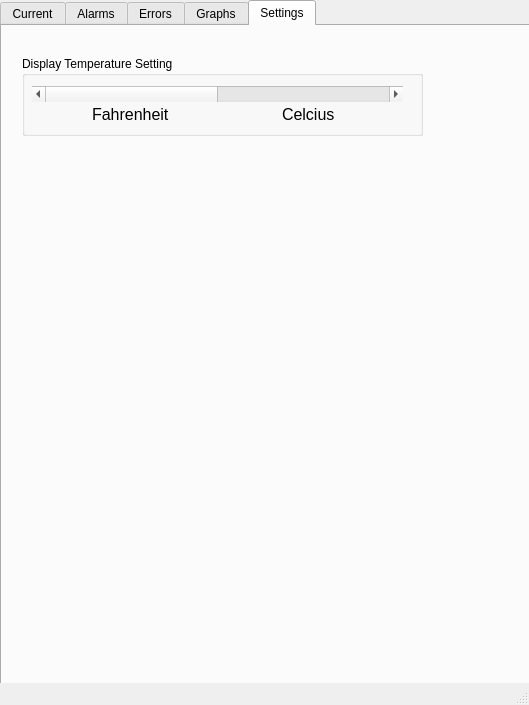
<?xml version="1.0" encoding="UTF-8"?>
<ui version="4.0">
 <class>MainWindow</class>
 <widget class="QMainWindow" name="MainWindow">
  <property name="geometry">
   <rect>
    <x>0</x>
    <y>0</y>
    <width>529</width>
    <height>705</height>
   </rect>
  </property>
  <property name="windowTitle">
   <string>MainWindow</string>
  </property>
  <widget class="QWidget" name="centralwidget">
   <widget class="QTabWidget" name="tabWidget">
    <property name="geometry">
     <rect>
      <x>0</x>
      <y>0</y>
      <width>531</width>
      <height>691</height>
     </rect>
    </property>
    <property name="currentIndex">
     <number>4</number>
    </property>
    <widget class="QWidget" name="currentMeasurements">
     <attribute name="title">
      <string>Current</string>
     </attribute>
     <widget class="QGroupBox" name="groupBox_25">
      <property name="geometry">
       <rect>
        <x>270</x>
        <y>20</y>
        <width>211</width>
        <height>201</height>
       </rect>
      </property>
      <property name="title">
       <string>Sensor 2</string>
      </property>
      <property name="alignment">
       <set>Qt::AlignCenter</set>
      </property>
      <widget class="QTextEdit" name="s2_measurement_output">
       <property name="geometry">
        <rect>
         <x>0</x>
         <y>30</y>
         <width>211</width>
         <height>171</height>
        </rect>
       </property>
       <property name="font">
        <font>
         <pointsize>20</pointsize>
        </font>
       </property>
       <property name="readOnly">
        <bool>true</bool>
       </property>
       <property name="html">
        <string>&lt;!DOCTYPE HTML PUBLIC &quot;-//W3C//DTD HTML 4.0//EN&quot; &quot;http://www.w3.org/TR/REC-html40/strict.dtd&quot;&gt;
&lt;html&gt;&lt;head&gt;&lt;meta name=&quot;qrichtext&quot; content=&quot;1&quot; /&gt;&lt;style type=&quot;text/css&quot;&gt;
p, li { white-space: pre-wrap; }
&lt;/style&gt;&lt;/head&gt;&lt;body style=&quot; font-family:'MS Shell Dlg 2'; font-size:20pt; font-weight:400; font-style:normal;&quot;&gt;
&lt;p style=&quot; margin-top:0px; margin-bottom:0px; margin-left:0px; margin-right:0px; -qt-block-indent:0; text-indent:0px;&quot;&gt;&lt;span style=&quot; font-size:24pt;&quot;&gt;72&lt;/span&gt;&lt;span style=&quot; font-size:24pt; vertical-align:super;&quot;&gt;o&lt;/span&gt;&lt;/p&gt;
&lt;p style=&quot; margin-top:0px; margin-bottom:0px; margin-left:0px; margin-right:0px; -qt-block-indent:0; text-indent:0px;&quot;&gt;&lt;span style=&quot; font-size:24pt;&quot;&gt;62% RH&lt;/span&gt;&lt;/p&gt;&lt;/body&gt;&lt;/html&gt;</string>
       </property>
      </widget>
     </widget>
     <widget class="QGroupBox" name="groupBox_26">
      <property name="geometry">
       <rect>
        <x>270</x>
        <y>230</y>
        <width>211</width>
        <height>201</height>
       </rect>
      </property>
      <property name="title">
       <string>Sensor 4</string>
      </property>
      <property name="alignment">
       <set>Qt::AlignCenter</set>
      </property>
      <widget class="QTextEdit" name="s4_measurement_output">
       <property name="geometry">
        <rect>
         <x>0</x>
         <y>30</y>
         <width>211</width>
         <height>171</height>
        </rect>
       </property>
       <property name="font">
        <font>
         <pointsize>20</pointsize>
        </font>
       </property>
       <property name="readOnly">
        <bool>true</bool>
       </property>
       <property name="html">
        <string>&lt;!DOCTYPE HTML PUBLIC &quot;-//W3C//DTD HTML 4.0//EN&quot; &quot;http://www.w3.org/TR/REC-html40/strict.dtd&quot;&gt;
&lt;html&gt;&lt;head&gt;&lt;meta name=&quot;qrichtext&quot; content=&quot;1&quot; /&gt;&lt;style type=&quot;text/css&quot;&gt;
p, li { white-space: pre-wrap; }
&lt;/style&gt;&lt;/head&gt;&lt;body style=&quot; font-family:'MS Shell Dlg 2'; font-size:20pt; font-weight:400; font-style:normal;&quot;&gt;
&lt;p style=&quot; margin-top:0px; margin-bottom:0px; margin-left:0px; margin-right:0px; -qt-block-indent:0; text-indent:0px;&quot;&gt;&lt;span style=&quot; font-size:24pt;&quot;&gt;74&lt;/span&gt;&lt;span style=&quot; font-size:24pt; vertical-align:super;&quot;&gt;o&lt;/span&gt;&lt;/p&gt;
&lt;p style=&quot; margin-top:0px; margin-bottom:0px; margin-left:0px; margin-right:0px; -qt-block-indent:0; text-indent:0px;&quot;&gt;&lt;span style=&quot; font-size:24pt;&quot;&gt;64% RH&lt;/span&gt;&lt;/p&gt;&lt;/body&gt;&lt;/html&gt;</string>
       </property>
      </widget>
     </widget>
     <widget class="QGroupBox" name="groupBox_27">
      <property name="geometry">
       <rect>
        <x>270</x>
        <y>440</y>
        <width>211</width>
        <height>201</height>
       </rect>
      </property>
      <property name="title">
       <string>Sensor 6</string>
      </property>
      <property name="alignment">
       <set>Qt::AlignCenter</set>
      </property>
      <widget class="QTextEdit" name="s6_measurement_output">
       <property name="geometry">
        <rect>
         <x>0</x>
         <y>30</y>
         <width>211</width>
         <height>171</height>
        </rect>
       </property>
       <property name="font">
        <font>
         <pointsize>20</pointsize>
        </font>
       </property>
       <property name="readOnly">
        <bool>true</bool>
       </property>
       <property name="html">
        <string>&lt;!DOCTYPE HTML PUBLIC &quot;-//W3C//DTD HTML 4.0//EN&quot; &quot;http://www.w3.org/TR/REC-html40/strict.dtd&quot;&gt;
&lt;html&gt;&lt;head&gt;&lt;meta name=&quot;qrichtext&quot; content=&quot;1&quot; /&gt;&lt;style type=&quot;text/css&quot;&gt;
p, li { white-space: pre-wrap; }
&lt;/style&gt;&lt;/head&gt;&lt;body style=&quot; font-family:'MS Shell Dlg 2'; font-size:20pt; font-weight:400; font-style:normal;&quot;&gt;
&lt;p style=&quot; margin-top:0px; margin-bottom:0px; margin-left:0px; margin-right:0px; -qt-block-indent:0; text-indent:0px;&quot;&gt;&lt;span style=&quot; font-size:24pt;&quot;&gt;76&lt;/span&gt;&lt;span style=&quot; font-size:24pt; vertical-align:super;&quot;&gt;o&lt;/span&gt;&lt;/p&gt;
&lt;p style=&quot; margin-top:0px; margin-bottom:0px; margin-left:0px; margin-right:0px; -qt-block-indent:0; text-indent:0px;&quot;&gt;&lt;span style=&quot; font-size:24pt;&quot;&gt;66% RH&lt;/span&gt;&lt;/p&gt;&lt;/body&gt;&lt;/html&gt;</string>
       </property>
      </widget>
     </widget>
     <widget class="QGroupBox" name="groupBox_28">
      <property name="geometry">
       <rect>
        <x>30</x>
        <y>20</y>
        <width>211</width>
        <height>201</height>
       </rect>
      </property>
      <property name="title">
       <string>Sensor 1</string>
      </property>
      <property name="alignment">
       <set>Qt::AlignCenter</set>
      </property>
      <widget class="QTextEdit" name="s1_measurement_output">
       <property name="geometry">
        <rect>
         <x>0</x>
         <y>30</y>
         <width>211</width>
         <height>171</height>
        </rect>
       </property>
       <property name="font">
        <font>
         <pointsize>20</pointsize>
        </font>
       </property>
       <property name="readOnly">
        <bool>true</bool>
       </property>
       <property name="html">
        <string>&lt;!DOCTYPE HTML PUBLIC &quot;-//W3C//DTD HTML 4.0//EN&quot; &quot;http://www.w3.org/TR/REC-html40/strict.dtd&quot;&gt;
&lt;html&gt;&lt;head&gt;&lt;meta name=&quot;qrichtext&quot; content=&quot;1&quot; /&gt;&lt;style type=&quot;text/css&quot;&gt;
p, li { white-space: pre-wrap; }
&lt;/style&gt;&lt;/head&gt;&lt;body style=&quot; font-family:'MS Shell Dlg 2'; font-size:20pt; font-weight:400; font-style:normal;&quot;&gt;
&lt;p style=&quot; margin-top:0px; margin-bottom:0px; margin-left:0px; margin-right:0px; -qt-block-indent:0; text-indent:0px;&quot;&gt;&lt;span style=&quot; font-size:24pt;&quot;&gt;71&lt;/span&gt;&lt;span style=&quot; font-size:24pt; vertical-align:super;&quot;&gt;o&lt;/span&gt;&lt;/p&gt;
&lt;p style=&quot; margin-top:0px; margin-bottom:0px; margin-left:0px; margin-right:0px; -qt-block-indent:0; text-indent:0px;&quot;&gt;&lt;span style=&quot; font-size:24pt;&quot;&gt;61% RH&lt;/span&gt;&lt;/p&gt;&lt;/body&gt;&lt;/html&gt;</string>
       </property>
      </widget>
     </widget>
     <widget class="QGroupBox" name="groupBox_29">
      <property name="geometry">
       <rect>
        <x>30</x>
        <y>230</y>
        <width>211</width>
        <height>201</height>
       </rect>
      </property>
      <property name="title">
       <string>Sensor 3</string>
      </property>
      <property name="alignment">
       <set>Qt::AlignCenter</set>
      </property>
      <widget class="QTextEdit" name="s3_measurement_output">
       <property name="geometry">
        <rect>
         <x>0</x>
         <y>30</y>
         <width>211</width>
         <height>171</height>
        </rect>
       </property>
       <property name="font">
        <font>
         <pointsize>20</pointsize>
        </font>
       </property>
       <property name="readOnly">
        <bool>true</bool>
       </property>
       <property name="html">
        <string>&lt;!DOCTYPE HTML PUBLIC &quot;-//W3C//DTD HTML 4.0//EN&quot; &quot;http://www.w3.org/TR/REC-html40/strict.dtd&quot;&gt;
&lt;html&gt;&lt;head&gt;&lt;meta name=&quot;qrichtext&quot; content=&quot;1&quot; /&gt;&lt;style type=&quot;text/css&quot;&gt;
p, li { white-space: pre-wrap; }
&lt;/style&gt;&lt;/head&gt;&lt;body style=&quot; font-family:'MS Shell Dlg 2'; font-size:20pt; font-weight:400; font-style:normal;&quot;&gt;
&lt;p style=&quot; margin-top:0px; margin-bottom:0px; margin-left:0px; margin-right:0px; -qt-block-indent:0; text-indent:0px;&quot;&gt;&lt;span style=&quot; font-size:24pt;&quot;&gt;73&lt;/span&gt;&lt;span style=&quot; font-size:24pt; vertical-align:super;&quot;&gt;o&lt;/span&gt;&lt;/p&gt;
&lt;p style=&quot; margin-top:0px; margin-bottom:0px; margin-left:0px; margin-right:0px; -qt-block-indent:0; text-indent:0px;&quot;&gt;&lt;span style=&quot; font-size:24pt;&quot;&gt;63% RH&lt;/span&gt;&lt;/p&gt;&lt;/body&gt;&lt;/html&gt;</string>
       </property>
      </widget>
     </widget>
     <widget class="QGroupBox" name="groupBox_30">
      <property name="geometry">
       <rect>
        <x>30</x>
        <y>440</y>
        <width>211</width>
        <height>201</height>
       </rect>
      </property>
      <property name="title">
       <string>Sensor 5</string>
      </property>
      <property name="alignment">
       <set>Qt::AlignCenter</set>
      </property>
      <widget class="QTextEdit" name="s5_measurement_output">
       <property name="geometry">
        <rect>
         <x>0</x>
         <y>30</y>
         <width>211</width>
         <height>171</height>
        </rect>
       </property>
       <property name="font">
        <font>
         <pointsize>20</pointsize>
        </font>
       </property>
       <property name="readOnly">
        <bool>true</bool>
       </property>
       <property name="html">
        <string>&lt;!DOCTYPE HTML PUBLIC &quot;-//W3C//DTD HTML 4.0//EN&quot; &quot;http://www.w3.org/TR/REC-html40/strict.dtd&quot;&gt;
&lt;html&gt;&lt;head&gt;&lt;meta name=&quot;qrichtext&quot; content=&quot;1&quot; /&gt;&lt;style type=&quot;text/css&quot;&gt;
p, li { white-space: pre-wrap; }
&lt;/style&gt;&lt;/head&gt;&lt;body style=&quot; font-family:'MS Shell Dlg 2'; font-size:20pt; font-weight:400; font-style:normal;&quot;&gt;
&lt;p style=&quot; margin-top:0px; margin-bottom:0px; margin-left:0px; margin-right:0px; -qt-block-indent:0; text-indent:0px;&quot;&gt;&lt;span style=&quot; font-size:24pt;&quot;&gt;75&lt;/span&gt;&lt;span style=&quot; font-size:24pt; vertical-align:super;&quot;&gt;o&lt;/span&gt;&lt;/p&gt;
&lt;p style=&quot; margin-top:0px; margin-bottom:0px; margin-left:0px; margin-right:0px; -qt-block-indent:0; text-indent:0px;&quot;&gt;&lt;span style=&quot; font-size:24pt;&quot;&gt;65% RH&lt;/span&gt;&lt;/p&gt;&lt;/body&gt;&lt;/html&gt;</string>
       </property>
      </widget>
     </widget>
    </widget>
    <widget class="QWidget" name="Alarms">
     <attribute name="title">
      <string>Alarms</string>
     </attribute>
     <widget class="QGroupBox" name="groupBox_18">
      <property name="geometry">
       <rect>
        <x>50</x>
        <y>440</y>
        <width>191</width>
        <height>181</height>
       </rect>
      </property>
      <property name="title">
       <string>Sensor 5</string>
      </property>
      <property name="alignment">
       <set>Qt::AlignCenter</set>
      </property>
      <widget class="QGroupBox" name="groupBox_22">
       <property name="geometry">
        <rect>
         <x>40</x>
         <y>20</y>
         <width>151</width>
         <height>80</height>
        </rect>
       </property>
       <property name="title">
        <string>Temperature</string>
       </property>
       <widget class="QSpinBox" name="s5_T_alarm">
        <property name="geometry">
         <rect>
          <x>10</x>
          <y>20</y>
          <width>91</width>
          <height>51</height>
         </rect>
        </property>
        <property name="value">
         <number>50</number>
        </property>
       </widget>
       <widget class="QLabel" name="label_5">
        <property name="geometry">
         <rect>
          <x>110</x>
          <y>20</y>
          <width>31</width>
          <height>16</height>
         </rect>
        </property>
        <property name="text">
         <string>Count</string>
        </property>
       </widget>
       <widget class="QTextBrowser" name="s5_Talarm_cnt_out">
        <property name="geometry">
         <rect>
          <x>110</x>
          <y>40</y>
          <width>31</width>
          <height>31</height>
         </rect>
        </property>
       </widget>
      </widget>
      <widget class="QGroupBox" name="groupBox_21">
       <property name="geometry">
        <rect>
         <x>40</x>
         <y>100</y>
         <width>151</width>
         <height>80</height>
        </rect>
       </property>
       <property name="title">
        <string>Humidity</string>
       </property>
       <property name="alignment">
        <set>Qt::AlignCenter</set>
       </property>
       <widget class="QSpinBox" name="s5_H_alarm">
        <property name="geometry">
         <rect>
          <x>10</x>
          <y>20</y>
          <width>91</width>
          <height>51</height>
         </rect>
        </property>
        <property name="value">
         <number>50</number>
        </property>
       </widget>
       <widget class="QTextBrowser" name="s5_Halarm_cnt_out">
        <property name="geometry">
         <rect>
          <x>110</x>
          <y>40</y>
          <width>31</width>
          <height>31</height>
         </rect>
        </property>
       </widget>
       <widget class="QLabel" name="label_8">
        <property name="geometry">
         <rect>
          <x>110</x>
          <y>20</y>
          <width>31</width>
          <height>16</height>
         </rect>
        </property>
        <property name="text">
         <string>Count</string>
        </property>
       </widget>
      </widget>
     </widget>
     <widget class="QGroupBox" name="groupBox_13">
      <property name="geometry">
       <rect>
        <x>50</x>
        <y>20</y>
        <width>201</width>
        <height>191</height>
       </rect>
      </property>
      <property name="title">
       <string>Sensor 1</string>
      </property>
      <property name="alignment">
       <set>Qt::AlignCenter</set>
      </property>
      <property name="checkable">
       <bool>false</bool>
      </property>
      <widget class="QGroupBox" name="gb_99">
       <property name="geometry">
        <rect>
         <x>30</x>
         <y>20</y>
         <width>151</width>
         <height>80</height>
        </rect>
       </property>
       <property name="title">
        <string>Temperature</string>
       </property>
       <widget class="QSpinBox" name="s1_T_alarm">
        <property name="geometry">
         <rect>
          <x>10</x>
          <y>20</y>
          <width>91</width>
          <height>51</height>
         </rect>
        </property>
        <property name="value">
         <number>50</number>
        </property>
       </widget>
       <widget class="QTextBrowser" name="s1_Talarm_cnt_out">
        <property name="geometry">
         <rect>
          <x>110</x>
          <y>40</y>
          <width>31</width>
          <height>31</height>
         </rect>
        </property>
       </widget>
       <widget class="QLabel" name="label">
        <property name="geometry">
         <rect>
          <x>110</x>
          <y>20</y>
          <width>31</width>
          <height>16</height>
         </rect>
        </property>
        <property name="text">
         <string>Count</string>
        </property>
       </widget>
      </widget>
      <widget class="QGroupBox" name="gb_98">
       <property name="geometry">
        <rect>
         <x>30</x>
         <y>100</y>
         <width>151</width>
         <height>80</height>
        </rect>
       </property>
       <property name="title">
        <string>Humidity</string>
       </property>
       <property name="alignment">
        <set>Qt::AlignCenter</set>
       </property>
       <widget class="QSpinBox" name="s1_H_alarm">
        <property name="geometry">
         <rect>
          <x>10</x>
          <y>20</y>
          <width>91</width>
          <height>51</height>
         </rect>
        </property>
        <property name="value">
         <number>50</number>
        </property>
       </widget>
       <widget class="QLabel" name="label_2">
        <property name="geometry">
         <rect>
          <x>110</x>
          <y>20</y>
          <width>31</width>
          <height>16</height>
         </rect>
        </property>
        <property name="text">
         <string>Count</string>
        </property>
       </widget>
       <widget class="QTextBrowser" name="s1_Halarm_cnt_out">
        <property name="geometry">
         <rect>
          <x>110</x>
          <y>40</y>
          <width>31</width>
          <height>31</height>
         </rect>
        </property>
       </widget>
      </widget>
     </widget>
     <widget class="QGroupBox" name="groupBox_16">
      <property name="geometry">
       <rect>
        <x>290</x>
        <y>20</y>
        <width>191</width>
        <height>181</height>
       </rect>
      </property>
      <property name="title">
       <string>Sensor 2</string>
      </property>
      <property name="alignment">
       <set>Qt::AlignCenter</set>
      </property>
      <widget class="QGroupBox" name="groupBox_10">
       <property name="geometry">
        <rect>
         <x>40</x>
         <y>20</y>
         <width>151</width>
         <height>80</height>
        </rect>
       </property>
       <property name="title">
        <string>Temperature</string>
       </property>
       <widget class="QSpinBox" name="s2_T_alarm">
        <property name="geometry">
         <rect>
          <x>10</x>
          <y>20</y>
          <width>91</width>
          <height>51</height>
         </rect>
        </property>
        <property name="value">
         <number>50</number>
        </property>
       </widget>
       <widget class="QTextBrowser" name="s2_Talarm_cnt_out">
        <property name="geometry">
         <rect>
          <x>110</x>
          <y>40</y>
          <width>31</width>
          <height>31</height>
         </rect>
        </property>
       </widget>
       <widget class="QLabel" name="label_14">
        <property name="geometry">
         <rect>
          <x>110</x>
          <y>20</y>
          <width>31</width>
          <height>16</height>
         </rect>
        </property>
        <property name="text">
         <string>Count</string>
        </property>
       </widget>
      </widget>
      <widget class="QGroupBox" name="groupBox_9">
       <property name="geometry">
        <rect>
         <x>40</x>
         <y>100</y>
         <width>151</width>
         <height>80</height>
        </rect>
       </property>
       <property name="title">
        <string>Humidity</string>
       </property>
       <property name="alignment">
        <set>Qt::AlignCenter</set>
       </property>
       <widget class="QSpinBox" name="s2_H_alarm">
        <property name="geometry">
         <rect>
          <x>10</x>
          <y>20</y>
          <width>91</width>
          <height>51</height>
         </rect>
        </property>
        <property name="value">
         <number>50</number>
        </property>
       </widget>
       <widget class="QTextBrowser" name="s2_Halarm_cnt_out">
        <property name="geometry">
         <rect>
          <x>110</x>
          <y>40</y>
          <width>31</width>
          <height>31</height>
         </rect>
        </property>
       </widget>
       <widget class="QLabel" name="label_13">
        <property name="geometry">
         <rect>
          <x>110</x>
          <y>20</y>
          <width>31</width>
          <height>16</height>
         </rect>
        </property>
        <property name="text">
         <string>Count</string>
        </property>
       </widget>
      </widget>
     </widget>
     <widget class="QGroupBox" name="groupBox_17">
      <property name="geometry">
       <rect>
        <x>50</x>
        <y>230</y>
        <width>191</width>
        <height>181</height>
       </rect>
      </property>
      <property name="title">
       <string>Sensor 3</string>
      </property>
      <property name="alignment">
       <set>Qt::AlignCenter</set>
      </property>
      <widget class="QGroupBox" name="groupBox_12">
       <property name="geometry">
        <rect>
         <x>30</x>
         <y>20</y>
         <width>161</width>
         <height>80</height>
        </rect>
       </property>
       <property name="title">
        <string>Temperature</string>
       </property>
       <widget class="QSpinBox" name="s3_T_alarm">
        <property name="geometry">
         <rect>
          <x>10</x>
          <y>20</y>
          <width>91</width>
          <height>51</height>
         </rect>
        </property>
        <property name="value">
         <number>50</number>
        </property>
       </widget>
       <widget class="QLabel" name="label_6">
        <property name="geometry">
         <rect>
          <x>110</x>
          <y>20</y>
          <width>31</width>
          <height>16</height>
         </rect>
        </property>
        <property name="text">
         <string>Count</string>
        </property>
       </widget>
       <widget class="QTextBrowser" name="s3_Talarm_cnt_out">
        <property name="geometry">
         <rect>
          <x>110</x>
          <y>40</y>
          <width>31</width>
          <height>31</height>
         </rect>
        </property>
       </widget>
      </widget>
      <widget class="QGroupBox" name="groupBox_11">
       <property name="geometry">
        <rect>
         <x>30</x>
         <y>100</y>
         <width>161</width>
         <height>80</height>
        </rect>
       </property>
       <property name="title">
        <string>Humidity</string>
       </property>
       <property name="alignment">
        <set>Qt::AlignCenter</set>
       </property>
       <widget class="QSpinBox" name="s3_H_alarm">
        <property name="geometry">
         <rect>
          <x>10</x>
          <y>20</y>
          <width>91</width>
          <height>51</height>
         </rect>
        </property>
        <property name="value">
         <number>50</number>
        </property>
       </widget>
       <widget class="QLabel" name="label_7">
        <property name="geometry">
         <rect>
          <x>110</x>
          <y>20</y>
          <width>31</width>
          <height>16</height>
         </rect>
        </property>
        <property name="text">
         <string>Count</string>
        </property>
       </widget>
       <widget class="QTextBrowser" name="s3_Halarm_cnt_out">
        <property name="geometry">
         <rect>
          <x>110</x>
          <y>40</y>
          <width>31</width>
          <height>31</height>
         </rect>
        </property>
       </widget>
      </widget>
     </widget>
     <widget class="QGroupBox" name="groupBox_14">
      <property name="geometry">
       <rect>
        <x>290</x>
        <y>230</y>
        <width>191</width>
        <height>181</height>
       </rect>
      </property>
      <property name="title">
       <string>Sensor 4</string>
      </property>
      <property name="alignment">
       <set>Qt::AlignCenter</set>
      </property>
      <widget class="QGroupBox" name="groupBox_20">
       <property name="geometry">
        <rect>
         <x>30</x>
         <y>20</y>
         <width>161</width>
         <height>80</height>
        </rect>
       </property>
       <property name="title">
        <string>Temperature</string>
       </property>
       <widget class="QSpinBox" name="s4_T_alarm">
        <property name="geometry">
         <rect>
          <x>10</x>
          <y>20</y>
          <width>91</width>
          <height>51</height>
         </rect>
        </property>
        <property name="value">
         <number>50</number>
        </property>
       </widget>
       <widget class="QTextBrowser" name="s4_Talarm_cnt_out">
        <property name="geometry">
         <rect>
          <x>110</x>
          <y>40</y>
          <width>31</width>
          <height>31</height>
         </rect>
        </property>
       </widget>
       <widget class="QLabel" name="label_12">
        <property name="geometry">
         <rect>
          <x>110</x>
          <y>20</y>
          <width>31</width>
          <height>16</height>
         </rect>
        </property>
        <property name="text">
         <string>Count</string>
        </property>
       </widget>
      </widget>
      <widget class="QGroupBox" name="groupBox_19">
       <property name="geometry">
        <rect>
         <x>30</x>
         <y>100</y>
         <width>161</width>
         <height>80</height>
        </rect>
       </property>
       <property name="title">
        <string>Humidity</string>
       </property>
       <property name="alignment">
        <set>Qt::AlignCenter</set>
       </property>
       <widget class="QSpinBox" name="s4_H_alarm">
        <property name="geometry">
         <rect>
          <x>10</x>
          <y>20</y>
          <width>91</width>
          <height>51</height>
         </rect>
        </property>
        <property name="value">
         <number>50</number>
        </property>
       </widget>
       <widget class="QTextBrowser" name="s4_Halarm_cnt_out">
        <property name="geometry">
         <rect>
          <x>110</x>
          <y>40</y>
          <width>31</width>
          <height>31</height>
         </rect>
        </property>
       </widget>
       <widget class="QLabel" name="label_11">
        <property name="geometry">
         <rect>
          <x>110</x>
          <y>20</y>
          <width>31</width>
          <height>16</height>
         </rect>
        </property>
        <property name="text">
         <string>Count</string>
        </property>
       </widget>
      </widget>
     </widget>
     <widget class="QGroupBox" name="groupBox_15">
      <property name="geometry">
       <rect>
        <x>290</x>
        <y>440</y>
        <width>191</width>
        <height>181</height>
       </rect>
      </property>
      <property name="title">
       <string>Sensor 6</string>
      </property>
      <property name="alignment">
       <set>Qt::AlignCenter</set>
      </property>
      <widget class="QGroupBox" name="groupBox_24">
       <property name="geometry">
        <rect>
         <x>40</x>
         <y>20</y>
         <width>151</width>
         <height>80</height>
        </rect>
       </property>
       <property name="title">
        <string>Temperature</string>
       </property>
       <widget class="QSpinBox" name="s6_T_alarm">
        <property name="geometry">
         <rect>
          <x>10</x>
          <y>20</y>
          <width>91</width>
          <height>51</height>
         </rect>
        </property>
        <property name="value">
         <number>50</number>
        </property>
       </widget>
       <widget class="QTextBrowser" name="s6_Talarm_cnt_out">
        <property name="geometry">
         <rect>
          <x>110</x>
          <y>40</y>
          <width>31</width>
          <height>31</height>
         </rect>
        </property>
       </widget>
       <widget class="QLabel" name="label_10">
        <property name="geometry">
         <rect>
          <x>110</x>
          <y>20</y>
          <width>31</width>
          <height>16</height>
         </rect>
        </property>
        <property name="text">
         <string>Count</string>
        </property>
       </widget>
      </widget>
      <widget class="QGroupBox" name="groupBox_23">
       <property name="geometry">
        <rect>
         <x>40</x>
         <y>100</y>
         <width>151</width>
         <height>80</height>
        </rect>
       </property>
       <property name="title">
        <string>Humidity</string>
       </property>
       <property name="alignment">
        <set>Qt::AlignCenter</set>
       </property>
       <widget class="QSpinBox" name="s6_H_alarm">
        <property name="geometry">
         <rect>
          <x>10</x>
          <y>20</y>
          <width>91</width>
          <height>51</height>
         </rect>
        </property>
        <property name="value">
         <number>50</number>
        </property>
       </widget>
       <widget class="QTextBrowser" name="s6_Halarm_cnt_out">
        <property name="geometry">
         <rect>
          <x>110</x>
          <y>40</y>
          <width>31</width>
          <height>31</height>
         </rect>
        </property>
       </widget>
       <widget class="QLabel" name="label_9">
        <property name="geometry">
         <rect>
          <x>110</x>
          <y>20</y>
          <width>31</width>
          <height>16</height>
         </rect>
        </property>
        <property name="text">
         <string>Count</string>
        </property>
       </widget>
      </widget>
     </widget>
    </widget>
    <widget class="QWidget" name="Errors">
     <attribute name="title">
      <string>Errors</string>
     </attribute>
     <widget class="QGroupBox" name="groupBox">
      <property name="geometry">
       <rect>
        <x>50</x>
        <y>20</y>
        <width>191</width>
        <height>181</height>
       </rect>
      </property>
      <property name="title">
       <string>Sensor 1</string>
      </property>
      <property name="alignment">
       <set>Qt::AlignCenter</set>
      </property>
      <widget class="QTextEdit" name="s1_error_output">
       <property name="geometry">
        <rect>
         <x>0</x>
         <y>30</y>
         <width>191</width>
         <height>151</height>
        </rect>
       </property>
       <property name="font">
        <font>
         <pointsize>32</pointsize>
        </font>
       </property>
       <property name="readOnly">
        <bool>true</bool>
       </property>
       <property name="html">
        <string>&lt;!DOCTYPE HTML PUBLIC &quot;-//W3C//DTD HTML 4.0//EN&quot; &quot;http://www.w3.org/TR/REC-html40/strict.dtd&quot;&gt;
&lt;html&gt;&lt;head&gt;&lt;meta name=&quot;qrichtext&quot; content=&quot;1&quot; /&gt;&lt;style type=&quot;text/css&quot;&gt;
p, li { white-space: pre-wrap; }
&lt;/style&gt;&lt;/head&gt;&lt;body style=&quot; font-family:'MS Shell Dlg 2'; font-size:32pt; font-weight:400; font-style:normal;&quot;&gt;
&lt;p style=&quot; margin-top:0px; margin-bottom:0px; margin-left:0px; margin-right:0px; -qt-block-indent:0; text-indent:0px;&quot;&gt;&lt;span style=&quot; font-size:24pt;&quot;&gt;1&lt;/span&gt;&lt;/p&gt;
&lt;p style=&quot; margin-top:0px; margin-bottom:0px; margin-left:0px; margin-right:0px; -qt-block-indent:0; text-indent:0px;&quot;&gt;&lt;span style=&quot; font-size:24pt;&quot;&gt;Error&lt;/span&gt;&lt;/p&gt;&lt;/body&gt;&lt;/html&gt;</string>
       </property>
      </widget>
     </widget>
     <widget class="QGroupBox" name="groupBox_2">
      <property name="geometry">
       <rect>
        <x>290</x>
        <y>20</y>
        <width>191</width>
        <height>181</height>
       </rect>
      </property>
      <property name="title">
       <string>Sensor 2</string>
      </property>
      <property name="alignment">
       <set>Qt::AlignCenter</set>
      </property>
      <widget class="QTextEdit" name="s2_error_output">
       <property name="geometry">
        <rect>
         <x>0</x>
         <y>30</y>
         <width>191</width>
         <height>151</height>
        </rect>
       </property>
       <property name="font">
        <font>
         <pointsize>32</pointsize>
        </font>
       </property>
       <property name="readOnly">
        <bool>true</bool>
       </property>
       <property name="html">
        <string>&lt;!DOCTYPE HTML PUBLIC &quot;-//W3C//DTD HTML 4.0//EN&quot; &quot;http://www.w3.org/TR/REC-html40/strict.dtd&quot;&gt;
&lt;html&gt;&lt;head&gt;&lt;meta name=&quot;qrichtext&quot; content=&quot;1&quot; /&gt;&lt;style type=&quot;text/css&quot;&gt;
p, li { white-space: pre-wrap; }
&lt;/style&gt;&lt;/head&gt;&lt;body style=&quot; font-family:'MS Shell Dlg 2'; font-size:32pt; font-weight:400; font-style:normal;&quot;&gt;
&lt;p style=&quot; margin-top:0px; margin-bottom:0px; margin-left:0px; margin-right:0px; -qt-block-indent:0; text-indent:0px;&quot;&gt;&lt;span style=&quot; font-size:24pt;&quot;&gt;2&lt;/span&gt;&lt;/p&gt;
&lt;p style=&quot; margin-top:0px; margin-bottom:0px; margin-left:0px; margin-right:0px; -qt-block-indent:0; text-indent:0px;&quot;&gt;&lt;span style=&quot; font-size:24pt;&quot;&gt;Errors&lt;/span&gt;&lt;/p&gt;&lt;/body&gt;&lt;/html&gt;</string>
       </property>
      </widget>
     </widget>
     <widget class="QGroupBox" name="groupBox_3">
      <property name="geometry">
       <rect>
        <x>50</x>
        <y>230</y>
        <width>191</width>
        <height>181</height>
       </rect>
      </property>
      <property name="title">
       <string>Sensor 3</string>
      </property>
      <property name="alignment">
       <set>Qt::AlignCenter</set>
      </property>
      <widget class="QTextEdit" name="s3_error_output">
       <property name="geometry">
        <rect>
         <x>0</x>
         <y>30</y>
         <width>191</width>
         <height>151</height>
        </rect>
       </property>
       <property name="font">
        <font>
         <pointsize>32</pointsize>
        </font>
       </property>
       <property name="readOnly">
        <bool>true</bool>
       </property>
       <property name="html">
        <string>&lt;!DOCTYPE HTML PUBLIC &quot;-//W3C//DTD HTML 4.0//EN&quot; &quot;http://www.w3.org/TR/REC-html40/strict.dtd&quot;&gt;
&lt;html&gt;&lt;head&gt;&lt;meta name=&quot;qrichtext&quot; content=&quot;1&quot; /&gt;&lt;style type=&quot;text/css&quot;&gt;
p, li { white-space: pre-wrap; }
&lt;/style&gt;&lt;/head&gt;&lt;body style=&quot; font-family:'MS Shell Dlg 2'; font-size:32pt; font-weight:400; font-style:normal;&quot;&gt;
&lt;p style=&quot; margin-top:0px; margin-bottom:0px; margin-left:0px; margin-right:0px; -qt-block-indent:0; text-indent:0px;&quot;&gt;&lt;span style=&quot; font-size:24pt;&quot;&gt;3&lt;/span&gt;&lt;/p&gt;
&lt;p style=&quot; margin-top:0px; margin-bottom:0px; margin-left:0px; margin-right:0px; -qt-block-indent:0; text-indent:0px;&quot;&gt;&lt;span style=&quot; font-size:24pt;&quot;&gt;Errors&lt;/span&gt;&lt;/p&gt;&lt;/body&gt;&lt;/html&gt;</string>
       </property>
      </widget>
     </widget>
     <widget class="QGroupBox" name="groupBox_4">
      <property name="geometry">
       <rect>
        <x>290</x>
        <y>230</y>
        <width>191</width>
        <height>181</height>
       </rect>
      </property>
      <property name="title">
       <string>Sensor 4</string>
      </property>
      <property name="alignment">
       <set>Qt::AlignCenter</set>
      </property>
      <widget class="QTextEdit" name="s4_error_output">
       <property name="geometry">
        <rect>
         <x>0</x>
         <y>30</y>
         <width>191</width>
         <height>151</height>
        </rect>
       </property>
       <property name="font">
        <font>
         <pointsize>32</pointsize>
        </font>
       </property>
       <property name="readOnly">
        <bool>true</bool>
       </property>
       <property name="html">
        <string>&lt;!DOCTYPE HTML PUBLIC &quot;-//W3C//DTD HTML 4.0//EN&quot; &quot;http://www.w3.org/TR/REC-html40/strict.dtd&quot;&gt;
&lt;html&gt;&lt;head&gt;&lt;meta name=&quot;qrichtext&quot; content=&quot;1&quot; /&gt;&lt;style type=&quot;text/css&quot;&gt;
p, li { white-space: pre-wrap; }
&lt;/style&gt;&lt;/head&gt;&lt;body style=&quot; font-family:'MS Shell Dlg 2'; font-size:32pt; font-weight:400; font-style:normal;&quot;&gt;
&lt;p style=&quot; margin-top:0px; margin-bottom:0px; margin-left:0px; margin-right:0px; -qt-block-indent:0; text-indent:0px;&quot;&gt;&lt;span style=&quot; font-size:24pt;&quot;&gt;4&lt;/span&gt;&lt;/p&gt;
&lt;p style=&quot; margin-top:0px; margin-bottom:0px; margin-left:0px; margin-right:0px; -qt-block-indent:0; text-indent:0px;&quot;&gt;&lt;span style=&quot; font-size:24pt;&quot;&gt;Errors&lt;/span&gt;&lt;/p&gt;&lt;/body&gt;&lt;/html&gt;</string>
       </property>
      </widget>
     </widget>
     <widget class="QGroupBox" name="groupBox_5">
      <property name="geometry">
       <rect>
        <x>50</x>
        <y>440</y>
        <width>191</width>
        <height>181</height>
       </rect>
      </property>
      <property name="title">
       <string>Sensor 5</string>
      </property>
      <property name="alignment">
       <set>Qt::AlignCenter</set>
      </property>
      <widget class="QTextEdit" name="s5_error_output">
       <property name="geometry">
        <rect>
         <x>0</x>
         <y>30</y>
         <width>191</width>
         <height>151</height>
        </rect>
       </property>
       <property name="font">
        <font>
         <pointsize>32</pointsize>
        </font>
       </property>
       <property name="readOnly">
        <bool>true</bool>
       </property>
       <property name="html">
        <string>&lt;!DOCTYPE HTML PUBLIC &quot;-//W3C//DTD HTML 4.0//EN&quot; &quot;http://www.w3.org/TR/REC-html40/strict.dtd&quot;&gt;
&lt;html&gt;&lt;head&gt;&lt;meta name=&quot;qrichtext&quot; content=&quot;1&quot; /&gt;&lt;style type=&quot;text/css&quot;&gt;
p, li { white-space: pre-wrap; }
&lt;/style&gt;&lt;/head&gt;&lt;body style=&quot; font-family:'MS Shell Dlg 2'; font-size:32pt; font-weight:400; font-style:normal;&quot;&gt;
&lt;p style=&quot; margin-top:0px; margin-bottom:0px; margin-left:0px; margin-right:0px; -qt-block-indent:0; text-indent:0px;&quot;&gt;&lt;span style=&quot; font-size:24pt;&quot;&gt;5&lt;/span&gt;&lt;/p&gt;
&lt;p style=&quot; margin-top:0px; margin-bottom:0px; margin-left:0px; margin-right:0px; -qt-block-indent:0; text-indent:0px;&quot;&gt;&lt;span style=&quot; font-size:24pt;&quot;&gt;Errors&lt;/span&gt;&lt;/p&gt;&lt;/body&gt;&lt;/html&gt;</string>
       </property>
      </widget>
     </widget>
     <widget class="QGroupBox" name="groupBox_6">
      <property name="geometry">
       <rect>
        <x>290</x>
        <y>440</y>
        <width>191</width>
        <height>181</height>
       </rect>
      </property>
      <property name="title">
       <string>Sensor 6</string>
      </property>
      <property name="alignment">
       <set>Qt::AlignCenter</set>
      </property>
      <widget class="QTextEdit" name="s6_error_output">
       <property name="geometry">
        <rect>
         <x>0</x>
         <y>30</y>
         <width>191</width>
         <height>151</height>
        </rect>
       </property>
       <property name="font">
        <font>
         <pointsize>32</pointsize>
        </font>
       </property>
       <property name="readOnly">
        <bool>true</bool>
       </property>
       <property name="html">
        <string>&lt;!DOCTYPE HTML PUBLIC &quot;-//W3C//DTD HTML 4.0//EN&quot; &quot;http://www.w3.org/TR/REC-html40/strict.dtd&quot;&gt;
&lt;html&gt;&lt;head&gt;&lt;meta name=&quot;qrichtext&quot; content=&quot;1&quot; /&gt;&lt;style type=&quot;text/css&quot;&gt;
p, li { white-space: pre-wrap; }
&lt;/style&gt;&lt;/head&gt;&lt;body style=&quot; font-family:'MS Shell Dlg 2'; font-size:32pt; font-weight:400; font-style:normal;&quot;&gt;
&lt;p style=&quot; margin-top:0px; margin-bottom:0px; margin-left:0px; margin-right:0px; -qt-block-indent:0; text-indent:0px;&quot;&gt;&lt;span style=&quot; font-size:24pt;&quot;&gt;6&lt;/span&gt;&lt;/p&gt;
&lt;p style=&quot; margin-top:0px; margin-bottom:0px; margin-left:0px; margin-right:0px; -qt-block-indent:0; text-indent:0px;&quot;&gt;&lt;span style=&quot; font-size:24pt;&quot;&gt;Errors&lt;/span&gt;&lt;/p&gt;&lt;/body&gt;&lt;/html&gt;</string>
       </property>
      </widget>
     </widget>
    </widget>
    <widget class="QWidget" name="Graphs">
     <attribute name="title">
      <string>Graphs</string>
     </attribute>
     <widget class="MplWidget" name="plotWidget" native="true">
      <property name="geometry">
       <rect>
        <x>0</x>
        <y>0</y>
        <width>531</width>
        <height>601</height>
       </rect>
      </property>
     </widget>
    </widget>
    <widget class="QWidget" name="Settings">
     <attribute name="title">
      <string>Settings</string>
     </attribute>
     <widget class="QGroupBox" name="groupBox_57">
      <property name="geometry">
       <rect>
        <x>20</x>
        <y>30</y>
        <width>401</width>
        <height>80</height>
       </rect>
      </property>
      <property name="title">
       <string>Display Temperature Setting</string>
      </property>
      <widget class="QScrollBar" name="slider_F_C">
       <property name="geometry">
        <rect>
         <x>10</x>
         <y>30</y>
         <width>371</width>
         <height>16</height>
        </rect>
       </property>
       <property name="maximum">
        <number>10</number>
       </property>
       <property name="singleStep">
        <number>10</number>
       </property>
       <property name="orientation">
        <enum>Qt::Horizontal</enum>
       </property>
      </widget>
      <widget class="QLabel" name="label_15">
       <property name="geometry">
        <rect>
         <x>70</x>
         <y>50</y>
         <width>111</width>
         <height>16</height>
        </rect>
       </property>
       <property name="font">
        <font>
         <pointsize>12</pointsize>
        </font>
       </property>
       <property name="text">
        <string>Fahrenheit</string>
       </property>
      </widget>
      <widget class="QLabel" name="label_16">
       <property name="geometry">
        <rect>
         <x>260</x>
         <y>50</y>
         <width>91</width>
         <height>16</height>
        </rect>
       </property>
       <property name="font">
        <font>
         <pointsize>12</pointsize>
        </font>
       </property>
       <property name="text">
        <string>Celcius</string>
       </property>
      </widget>
     </widget>
    </widget>
   </widget>
  </widget>
  <widget class="QMenuBar" name="menubar">
   <property name="geometry">
    <rect>
     <x>0</x>
     <y>0</y>
     <width>529</width>
     <height>21</height>
    </rect>
   </property>
  </widget>
  <widget class="QStatusBar" name="statusbar"/>
 </widget>
 <customwidgets>
  <customwidget>
   <class>MplWidget</class>
   <extends>QWidget</extends>
   <header>mplwidget.h</header>
   <container>1</container>
  </customwidget>
 </customwidgets>
 <resources/>
 <connections/>
</ui>
